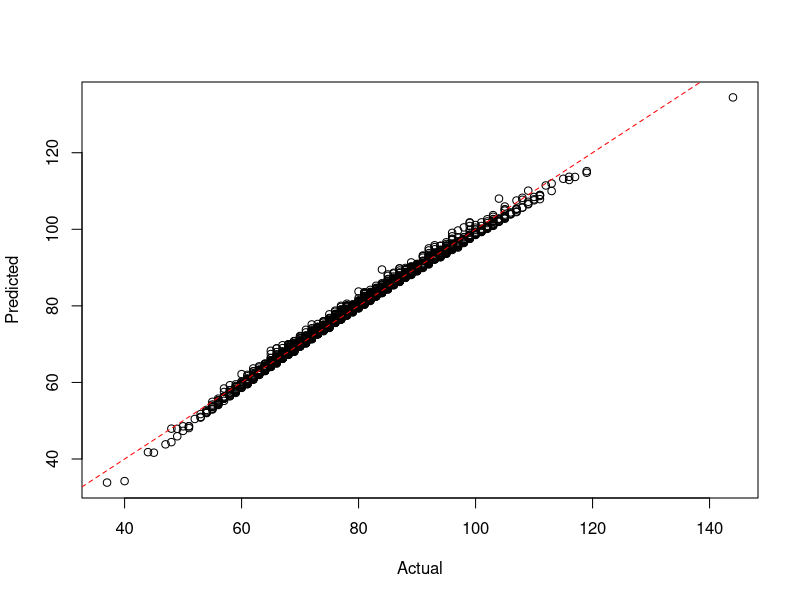

The R source for this figure:
setwd("c:/github/doerodney/NCAAB-D1M-2015-2016")

df = read.csv("dataframe.csv", header=TRUE)

summary(df)

# margin of victory
# df$mov = df$win_points_scored - df$loss_points_scored

model = lm(win_points_scored ~
	win_conference + 
	win_possessions + 
	win_offensive_rating + 
	win_defensive_rating + 
	win_personal_fouls + 
	loss_conference + 
	loss_possessions + 
	loss_offensive_rating + 
	loss_defensive_rating + 
	loss_defensive_rebounds + 
	loss_steals + 
	loss_blocked_shots + 
	loss_personal_fouls,
	data=df)

# remove low contributors
plotFit <- function(yObserved, yFitted, intercept=0) {
  plot(yObserved, yFitted, xlab="Actual", ylab="Predicted")
  abline(intercept, 1, lty=2, col=rgb(1,0,0))
}

plotFit(df$win_points_scored, fitted(model))


getGamePossessionRange <- function(df, teamName, opponentName) {
    teamPossessions <- getPossessions(df, teamName)
    opponentPossessions <- getPossessions(df, opponentName)
    
    possessions <- sort(c(teamPossessions, opponentPossessions))
    
    possessionRange <- seq(min(possessions), max(possessions))
    
    return(possessionRange)
}  


getPossessions <- function(df, teamName) {
    df <- as.data.frame(df)
    Possessions <- c(df$win_possessions[which(df$win_team == teamName)],
                     df$loss_possessions[which(df$loss_team == teamName)])
    return(Possessions)
}


getOffensiveRatings <- function(df, teamName) {
    df <- as.data.frame(df)
    OffensiveRatings <- c(df$win_offensive_rating[which(df$win_team == teamName)],
                          df$loss_offensive_rating[which(df$loss_team == teamName)])
    return(OffensiveRatings)
}


getDefensiveRatings <- function(df, teamName) {
    df <- as.data.frame(df)
    DefensiveRatings <- c(df$win_defensive_rating[which(df$win_team == teamName)],
                          df$loss_defensive_rating[which(df$loss_team == teamName)])
    return(DefensiveRatings)
}


getDefensiveRebounds <- function(df, teamName) {
    df <- as.data.frame(df)
    DefensiveRebounds <- c(df$win_defensive_rebounds[which(df$win_team == teamName)],
                              df$loss_defensive_rebounds[which(df$loss_team == teamName)])
    return(DefensiveRebounds)
}


getPersonalFouls <- function(df, teamName) {
    df <- as.data.frame(df)
    PersonalFouls <- c(df$win_personal_fouls[which(df$win_team == teamName)],
                       df$loss_personal_fouls[which(df$loss_team == teamName)])
    return(PersonalFouls)
}


getSteals <- function(df, teamName) {
    df <- as.data.frame(df)
    Steals <- c(df$win_steals[which(df$win_team == teamName)],
                df$loss_steals[which(df$loss_team == teamName)])
    return(Steals)
}


getBlockedShots <- function(df, teamName) {
    df <- as.data.frame(df)
    BlockedShots <- c(df$win_blocked_shots[which(df$win_team == teamName)],
                      df$loss_blocked_shots[which(df$loss_team == teamName)])
    return(BlockedShots)
}


getTeamConference <- function(df, teamName) {
    df <- as.data.frame(df)
  
    TeamConferences = df$win_conference[which(df$win_team == teamName)]
    if (length(TeamConferences) == 0) {
        TeamConferences = df$loss_conference[which(df$loss_team == teamName)]
    }
    return(as.character(TeamConferences[1]))
}


predictWinner <- function(teamName, opponentName, df, model, nScenarios=10000)
{
  gamePossessionRange = getGamePossessionRange(df, teamName, opponentName)    
    
  teamConference = getTeamConference(df, teamName)
  teamOffensiveRatings = getOffensiveRatings(df, teamName)
  teamDefensiveRatings = getDefensiveRatings(df, teamName)
  teamDefensiveRebounds  = getDefensiveRebounds(df, teamName)
  teamSteals = getSteals(df, teamName)
  teamPersonalFouls = getPersonalFouls(df, teamName)
  teamBlockedShots = getBlockedShots(df, teamName)
  
  opponentConference = getTeamConference(df, opponentName)
  opponentOffensiveRatings = getOffensiveRatings(df, opponentName)
  opponentDefensiveRatings = getDefensiveRatings(df, opponentName)
  opponentDefensiveRebounds  = getDefensiveRebounds(df, opponentName)
  opponentSteals = getSteals(df, opponentName)
  opponentPersonalFouls = getPersonalFouls(df, opponentName)
  opponentBlockedShots = getBlockedShots(df, opponentName)
  
  game_possessions = sample(gamePossessionRange, nScenarios, replace=TRUE)
  
  win_conference = rep(teamConference, nScenarios)
  win_possessions = game_possessions
  win_offensive_rating = runif(nScenarios, min(teamOffensiveRatings ), max( teamOffensiveRatings ))
  win_defensive_rating = runif(nScenarios, min(teamDefensiveRatings), max(teamDefensiveRatings))
  win_personal_fouls = sample(min(teamPersonalFouls):max(teamPersonalFouls), nScenarios, replace=TRUE)
  loss_conference = rep(opponentConference, nScenarios)
  loss_possessions = game_possessions
  loss_offensive_rating = runif(nScenarios, min(opponentOffensiveRatings), max(opponentOffensiveRatings))
  loss_defensive_rating = runif(nScenarios, min(opponentDefensiveRatings), max(opponentDefensiveRatings))
  loss_defensive_rebounds = runif(nScenarios, min(opponentDefensiveRebounds), max(opponentDefensiveRebounds))
  loss_steals = sample(min(opponentSteals):max(opponentSteals), nScenarios, replace=TRUE)
  loss_blocked_shots = sample(min(opponentBlockedShots):max(opponentBlockedShots), nScenarios, replace=TRUE)
  loss_personal_fouls = sample(min(opponentPersonalFouls):max(opponentPersonalFouls), nScenarios, replace=TRUE)
  
  # Create data frame for team score prediction.
  dfpt = cbind.data.frame(
    win_conference,
    win_possessions,
    win_offensive_rating,
    win_defensive_rating,
    win_personal_fouls,
    loss_conference,
    loss_possessions,
    loss_offensive_rating,
    loss_defensive_rating,
    loss_defensive_rebounds,
    loss_steals,
    loss_blocked_shots,
    loss_personal_fouls
  )
  
  teamPointsScored = round(predict(model, dfpt))
  
  # Create data frame for opponent score prediction.
  # Switch conferences
  x = loss_conference
  loss_conference = win_conference
  win_conference = x
  
  # Switch possessions
  x = loss_possessions
  loss_possessions = win_possessions
  win_possessions = x
  
  # Switch offensive ratings
  x = loss_offensive_rating
  loss_offensive_rating = win_offensive_rating
  win_offensive_rating = x
  
  # Switch defensive ratings
  x = loss_defensive_rating
  loss_defensive_rating = win_defensive_rating
  win_defensive_rating= x
  
  win_personal_fouls = sample(min(opponentPersonalFouls):max(opponentPersonalFouls), nScenarios, replace=TRUE)
  
  loss_defensive_rebounds = runif(nScenarios, min(teamDefensiveRebounds), max(teamDefensiveRebounds))
  loss_steals = sample(min(teamSteals):max(teamSteals), nScenarios, replace=TRUE)
  loss_blocked_shots = sample(min(teamBlockedShots):max(teamBlockedShots), nScenarios, replace=TRUE)
  loss_personal_fouls = sample(min(teamPersonalFouls):max(teamPersonalFouls), nScenarios, replace=TRUE)
  
  dfpo = cbind.data.frame(
    win_conference,
    win_possessions,
    win_offensive_rating,
    win_defensive_rating,
    win_personal_fouls,
    loss_conference,
    loss_possessions,
    loss_offensive_rating,
    loss_defensive_rating,
    loss_defensive_rebounds,
    loss_steals,
    loss_blocked_shots,
    loss_personal_fouls
  )
  
  # Predict opponent points scored.
  opponentPointsScored = round(predict(model, dfpo))
  
  # Make a dataframe of points scored.  Not sure why...
  pointsScored = cbind.data.frame(teamPointsScored, opponentPointsScored)
  
  # Produce/report a result message.
  teamWins = pointsScored$teamPointsScored > pointsScored$opponentPointsScored
  msg = sprintf("%d scenarios of %s versus %s:\n", nScenarios, teamName, opponentName)
  cat(msg)
  nTeamWins = length(which(teamWins == TRUE))
  nOpponentWins = nScenarios - nTeamWins
  margin = numeric(nScenarios)
  xlabel = ''
  ylabel = ''
  x = seq(1:nScenarios)
  win_team_name = ''
  scenarios_won = 0
  if (nTeamWins > nOpponentWins) {
    margin = sort(pointsScored$teamPointsScored - pointsScored$opponentPointsScored)
    
    win_team_name = teamName
    scenarios_won = nTeamWins
  } else {
    margin = sort(pointsScored$opponentPointsScored - pointsScored$teamPointsScored)
    win_team_name = opponentName
    scenarios_won = nOpponentWins
  }
  
  margin.min = min(margin)
  margin.max = max(margin)
  margin.mean = mean(margin)
  margin.sd = sd(margin)
  xlabel = sprintf("%s wins %d scenarios with a mean margin of %4.1f, sd = %5.2f.\n", win_team_name, scenarios_won, margin.mean, margin.sd)
  
  x = seq(margin.min, margin.max, length=1000)
  y = dnorm(x, mean=margin.mean, sd=margin.sd)
  plot(x, y, main=msg, xlab=xlabel, ylab=ylabel, type="l")
  
  abline(v=(mean(margin)))

  cat(xlabel)
  cat("\n")
  
  return(win_team_name)
}
# Run to here...

# RPI = (WP * 0.25) + (OWP * 0.50) + (OOWP * 0.25)

predictBracketWinner<-function(team_list, df, model, nScenarios=10000)
{
  winner = ''
  
  # Preallocate vectors for subsequent rounds.
  quarter_finalist = character(8)
  semi_finalist = character(4)
  finalist = character(2)
  
  if (length(team_list == 16)) {
    cat("\n")
    cat("Round of 16:\n")
    quarter_finalist[1] = predictWinner(team_list[1], team_list[16], df, model, nScenarios) 
    quarter_finalist[2] = predictWinner(team_list[8], team_list[9], df, model, nScenarios)
    quarter_finalist[3] = predictWinner(team_list[5], team_list[12], df, model, nScenarios)
    quarter_finalist[4] = predictWinner(team_list[4], team_list[13], df, model, nScenarios)
    quarter_finalist[5] = predictWinner(team_list[6], team_list[11], df, model, nScenarios)
    quarter_finalist[6] = predictWinner(team_list[3], team_list[14], df, model, nScenarios)
    quarter_finalist[7] = predictWinner(team_list[7], team_list[10], df, model, nScenarios)
    quarter_finalist[8] = predictWinner(team_list[2], team_list[15], df, model, nScenarios)
    
    cat("\n")
    cat("Quarter-finals:\n")
    semi_finalist[1] = predictWinner(quarter_finalist[1], quarter_finalist[2], df, model, nScenarios)
    semi_finalist[2] = predictWinner(quarter_finalist[3], quarter_finalist[4], df, model, nScenarios)
    semi_finalist[3] = predictWinner(quarter_finalist[5], quarter_finalist[6], df, model, nScenarios)
    semi_finalist[4] = predictWinner(quarter_finalist[7], quarter_finalist[8], df, model, nScenarios)
    
    cat("\n")
    cat("Semi-finals:\n")
    finalist[1] = predictWinner(semi_finalist[1], semi_finalist[2], df, model, nScenarios)
    finalist[2] = predictWinner(semi_finalist[3], semi_finalist[4], df, model, nScenarios)
    
    cat("\n")
    cat("Final:\n")
    winner = predictWinner(finalist[1], finalist[2], df, model, nScenarios)
  }
  else {
    winner = sprintf("The team list needs 16 teams.  The supplied list has %d.", length(team_list))
  }
  
  return(winner)
}  


get_east_teams<-function()
{  
  teams = c('villanova-wildcats', 'virginia-cavaliers', 
  'oklahoma-sooners', 'louisville-cardinals',
  'uni-panthers', 'providence-friars',
  'michigan-state-spartans', 'north-carolina-state-wolfpack',
  'lsu-tigers', 'georgia-bulldogs', 
  'dayton-flyers', 'wyoming-cowboys', 
  'uc-irvine-anteaters', 'albany-great-danes', 
  'belmont-bruins', 'lafayette-leopards') 
  
  return(teams)
}  
 
 
get_midwest_teams<-function()
{
  teams = c('kentucky-wildcats', 'kansas-jayhawks', 
  'notre-dame-fighting-irish', 'maryland-terrapins', 
  'west-virginia-mountaineers','butler-bulldogs',  
  'wichita-state-shockers',  'cincinnati-bearcats', 
  'purdue-boilermakers', 'indiana-hoosiers', 
  'texas-longhorns', 'buffalo-bulls', 
  'valparaiso-crusaders', 'northeastern-huskies',
  'new-mexico-state-aggies', 'hampton-pirates')
  
  return(teams)
}


get_south_teams<-function()
{
  teams = c('duke-blue-devils','gonzaga-bulldogs',
  'iowa-state-cyclones', 'georgetown-hoyas',
  'utah-runnin-utes', 'smu-mustangs',
  'iowa-hawkeyes', 'san-diego-state-aztecs',
  'st-johns-red-storm', 'davidson-wildcats',
  'ucla-bruins', 'stephen-f-austin-lumberjacks',
  'eastern-washington-eagles', 'uab-blazers',
  'north-dakota-state-bison', 'robert-morris-colonials')
  
   return(teams)
}


get_west_teams<-function()
{
  teams = c('wisconsin-badgers', 'arizona-wildcats', 
  'baylor-bears', 'north-carolina-tar-heels', 
  'arkansas-razorbacks', 'xavier-musketeers',
  'vcu-rams', 'oregon-ducks',
  'oklahoma-state-cowboys', 'ohio-state-buckeyes',
  'ole-miss-rebels', 'wofford-terriers',
  'harvard-crimson', 'georgia-state-panthers',
  'texas-southern-tigers', 'coastal-carolina-chanticleers')
  
  return(teams)
}


predictTournamentWinner<-function(df, model)
{
	semifinalists = character(4)
	# East
	cat("\n")
    cat("East Bracket Championship:\n")
	teams = get_east_teams()
	semifinalists[1] = predictBracketWinner(teams, df, model)
	
	# Midwest
	cat("\n")
    cat("Midwest Bracket Championship:\n")
	teams = get_midwest_teams()
	semifinalists[2] = predictBracketWinner(teams, df, model)
	
	# West
	cat("\n")
    cat("West Bracket Championship:\n")
	teams = get_west_teams()
	semifinalists[3] = predictBracketWinner(teams, df, model)
	
	# South
	cat("\n")
    cat("South Bracket Championship:\n")
	teams = get_south_teams()
	semifinalists[4] = predictBracketWinner(teams, df, model)
	
	cat("\n")
    cat("Final Four:\n")
	finalists = character(2)
	finalists[1] = predictWinner(semifinalists[1], semifinalists[4], df, model)
	finalists[2] = predictWinner(semifinalists[2], semifinalists[3], df, model)
	cat("\n")
  
  cat("Final Two:\n")
  champion = predictWinner( finalists[1], finalists[2], df, model)
    
}

#---Run from top down to here.--------------------------------




getHomeAwayMarginOfVictory<- function( team_name, df) {
    # Determine indexes that involve team.
	win_index = which(df$win_team == team_name)
	loss_index = which(df$loss_team == team_name)
	
	# What were the win and loss margins?
	win_margin = df$win_points_scored[win_index] - df$loss_points[win_index]
	loss_margin = df$loss_points[loss_index] - df$win_points_scored[loss_index]
	
	# What courts were used?
	win_loss = c('home', 'away')
	win_court = ifelse(df$win_court[win_index] == win_loss[1], win_loss[1], win_loss[2])
	loss_court = ifelse(df$win_court[loss_index] == 'home', win_loss[2], win_loss[1])

	margin = c(win_margin, loss_margin)
	court = c(win_court, loss_court)
	court = as.factor(court)
	df_team = data.frame(margin, court)
	
	return(df_team)
}

getHomeCourtAdvantage <- function( team_name, df) {
	df_team = getHomeAwayMarginOfVictory(team_name, df)
	mdl = aov(margin ~ court, data=df_team)
	
	x = summary.lm(mdl)
	
	home_court_advantage = x$coefficients[1,1] + x$coefficients[2,1]
	probability = x$coefficients[2,4]
	
	alist = list('home_court_advantage'=home_court_advantage,
		'probability'=probability)
		
	return(alist)
}

plotHomeCourtAdvantage <- function( team_name, df) {
	df_team = getHomeAwayMarginOfVictory(team_name, df)
	alist = getHomeCourtAdvantage(team_name, df)
	home_court_advantage = alist$home_court_advantage
	probability = as.integer(alist$probability)
	
	significance = ifelse(probability < 0.05, 'significant', 'not significant')
	
	grand_mean = mean(df_team$margin)
	mean_margin_by_court = tapply(df_team$margin, df_team$court, mean)
	home_mean = mean_margin_by_court['home']
	away_mean = mean_margin_by_court['away']
	title = sprintf("Margin of victory against D1 opponents: %s", team_name)
	# x axis values are just an index.
	x = seq(1, length(df_team$margin))
	
	# Initially plot blanks just to initialize.
	ylabel = sprintf("Home court advantage: %2.0f (%s)", home_court_advantage, significance)
	plot(x, df_team$margin[x], main=title, xlab='game', ylab=ylabel, type='n')
	legend("topright", legend=c('home', 'away'), col=c('green', 'red'), pch=c(17,25))
	
	# Plot the mean lines.
	abline(h=0)
	abline(h=grand_mean)
	abline(h=home_mean, col='green')
	abline(h=away_mean, col='red')
	
	# Get indexes for home and away courts.
	home_index = which(df_team$court == 'home')
	away_index = which(df_team$court == 'away')
	
	# Plot points for home and away indexes.
	points(home_index, df_team$margin[home_index], col='green', pch=17)
	points(away_index, df_team$margin[away_index], col='red', pch=25)
}


plotOffensiveRating <- function( team_name, other_team_name, df) {
	# Get the offensive rating for each team in both win and loss results.
	# Get the relevant rows from the dataframe argument.
	
	# Create a subset dataframe.					  
	dfprime = subset(df, 
		select=c(win_team, win_offensive_rating, loss_team, loss_offensive_rating),
		subset=(win_team == team_name | loss_team == team_name |
		        win_team == other_team_name | loss_team == other_team_name))
	
	# Create labels for the legend.
	team_win_label = sprintf("%s win", team_name)
	team_loss_label = sprintf("%s loss", team_name)
	other_team_win_label = sprintf("%s win", other_team_name)
	other_team_loss_label = sprintf("%s loss", other_team_name)
	title_label = sprintf("Offensive ratings of %s and %s", team_name, other_team_name)
	
	# Plot points for team win and loss indexes.
	team_win_rows = which(dfprime$win_team == team_name)
	team_loss_rows = which(dfprime$loss_team == team_name)
	other_win_rows = which(dfprime$win_team == other_team_name)
	other_loss_rows = which(dfprime$loss_team == other_team_name)
	
	# Create initial plot data.
	x = c(team_win_rows, team_loss_rows, other_win_rows, other_loss_rows) 
	offensive_rating_list = c(
		dfprime$win_offensive_rating[team_win_rows],
		dfprime$loss_offensive_rating[team_loss_rows],
		dfprime$win_offensive_rating[other_win_rows],
		dfprime$loss_offensive_rating[other_loss_rows] )
	
	# Initially plot blanks just to initialize the graph.
	plot(x, offensive_rating_list, main=title_label, xlab='', ylab='offensive_rating', type='n')
	legend("topright", 
			legend=c(team_win_label, team_loss_label, 
			         other_team_win_label, other_team_loss_label), 
			col=c('green', 'red', 'blue', 'orange'), 
			pch=c(2, 6, 3, 4))
	
	points(team_win_rows, dfprime$win_offensive_rating[team_win_rows], col='green', pch=2)
	points(team_loss_rows, dfprime$loss_offensive_rating[team_loss_rows], col='red', pch=6)
	points(other_win_rows, dfprime$win_offensive_rating[other_win_rows], col='blue', pch=3)
	points(other_loss_rows, dfprime$loss_offensive_rating[other_loss_rows], col='red', pch=4)
}

plotDefensiveRating <- function( team_name, other_team_name, df) {
	# Get the defensive rating for each team in both win and loss results.
	# Get the relevant rows from the dataframe argument.
	# Create a subset dataframe.					  
	dfprime = subset(df, 
		select=c(win_team, win_defensive_rating, loss_team, loss_defensive_rating),
		subset=(win_team == team_name | loss_team == team_name |
		        win_team == other_team_name | loss_team == other_team_name))
	
	# Create labels for the legend.
	team_win_label = sprintf("%s win", team_name)
	team_loss_label = sprintf("%s loss", team_name)
	other_team_win_label = sprintf("%s win", other_team_name)
	other_team_loss_label = sprintf("%s loss", other_team_name)
	title_label = sprintf("Defensive ratings of %s and %s", team_name, other_team_name)
	
	# Plot points for team win and loss indexes.
	team_win_rows = which(dfprime$win_team == team_name)
	team_loss_rows = which(dfprime$loss_team == team_name)
	other_win_rows = which(dfprime$win_team == other_team_name)
	other_loss_rows = which(dfprime$loss_team == other_team_name)
	
	# Create initial plot data.
	x = c(team_win_rows, team_loss_rows, other_win_rows, other_loss_rows) 
	defensive_rating_list = c(
		dfprime$win_defensive_rating[team_win_rows],
		dfprime$loss_defensive_rating[team_loss_rows],
		dfprime$win_defensive_rating[other_win_rows],
		dfprime$loss_defensive_rating[other_loss_rows] )
	
	# Initially plot blanks just to initialize the graph.
	plot(x, defensive_rating_list, main=title_label, xlab='', ylab='defensive_rating', type='n')
	legend("topright", 
			legend=c(team_win_label, team_loss_label, 
			         other_team_win_label, other_team_loss_label), 
			col=c('green', 'red', 'blue', 'orange'), 
			pch=c(2, 6, 3, 4))
	
	points(team_win_rows, dfprime$win_defensive_rating[team_win_rows], col='green', pch=2)
	points(team_loss_rows, dfprime$loss_defensive_rating[team_loss_rows], col='red', pch=6)
	points(other_win_rows, dfprime$win_defensive_rating[other_win_rows], col='blue', pch=3)
	points(other_loss_rows, dfprime$loss_defensive_rating[other_loss_rows], col='red', pch=4)
}


# Bracket couples:
# 1-16
# 8-9
# 5-12
# 4-13
# 6-11
# 3-14
# 7-10
# 2-15



test_predictions<-function(game_date, data_date, df) 
{
   dfprime = df[which(df$date <= data_date), ]
   mprime = lm(win_points_scored ~
                 win_conference + 
                 win_possessions + 
                 win_offensive_rating + 
                 win_defensive_rating + 
                 win_personal_fouls + 
                 loss_conference + 
                 loss_possessions + 
                 loss_offensive_rating + 
                 loss_defensive_rating + 
                 loss_defensive_rebounds + 
                 loss_steals + 
                 loss_blocked_shots + 
                 loss_personal_fouls,
                 data=dfprime)
   win_team_list = df$win_team[which(df$date == game_date)]
   loss_team_list = df$loss_team[which(df$date == game_date)]
   
   game_count = length(win_team_list)
   
   correct_count = 0
   for (i in 1:game_count) {
     win_team = as.character(win_team_list[i])
     loss_team = as.character(loss_team_list[i])
     predicted_win_team = predictWinner(win_team, loss_team, dfprime, mprime)
     if (predicted_win_team == win_team) {
       correct_count = correct_count + 1
     }
   }
   
   sprintf("%d correct out of %d for %d using data from %d.", 
           correct_count, game_count, game_date, data_date)
}

